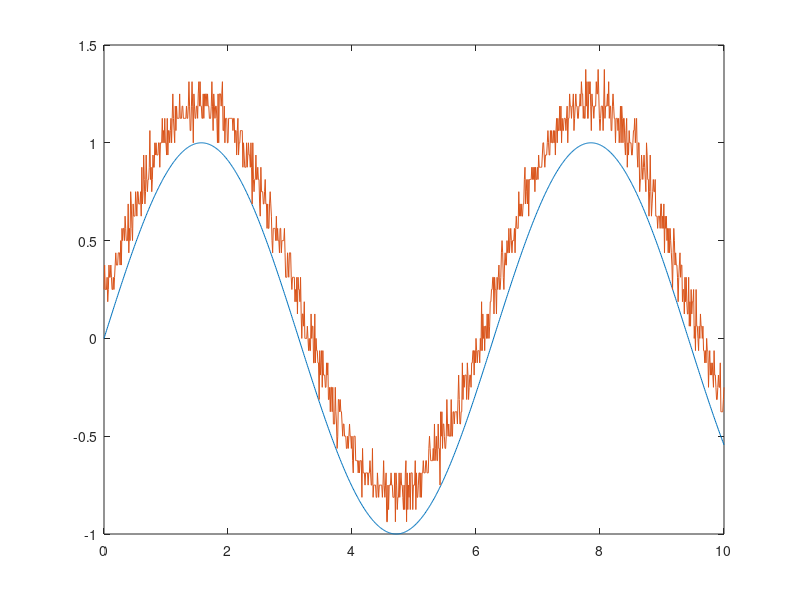

Reproduce this figure in MATLAB.
% PARAMETERS
% - SIMULATION
DELTA_T = 0.01; % s

% - SIGNAL DISTORTION
% -- Output scale
signal_scale_min = -4; % rad/s 
signal_scale_max = 4; % rad/s 

% -- Offset
signal_offset = 0.2; % rad/s

% -- Nonlinearity

% -- Noise
signal_variance = 0.005;

% -- Cut-Off Frequency

% -- Quantization
signal_resolution_binary_digits = 7; % Bits

% - SAMPLE DATA
t = 0:DELTA_T:10;
inputData = sin(t);%[0, -0.02, -0.022, -0.019, -0.001, 0.2, 0.72, 0.97]; % real values, in radians/s


% Calculate derived values
digital_signal_steps = power(2, signal_resolution_binary_digits);
digital_signal_smallest_step = (signal_scale_min*(-1) + signal_scale_max) / digital_signal_steps; % rad/s

% Simulate gyroscope output over time
outputData = zeros(length(inputData), 1); % rad/s
counter = 1;

for datapoint = inputData
    input = inputData(counter);
    
    % Apply noise and offset
    gaussian_noise = randn * sqrt(signal_variance);
    output = input + gaussian_noise + signal_offset;
    
    % Apply quantization
    output = round(output / digital_signal_smallest_step) * digital_signal_smallest_step;
    
    outputData(counter) = output;
    counter = counter + 1;
end


% Plot input data vs output
figure
plot(t, inputData, t, outputData);